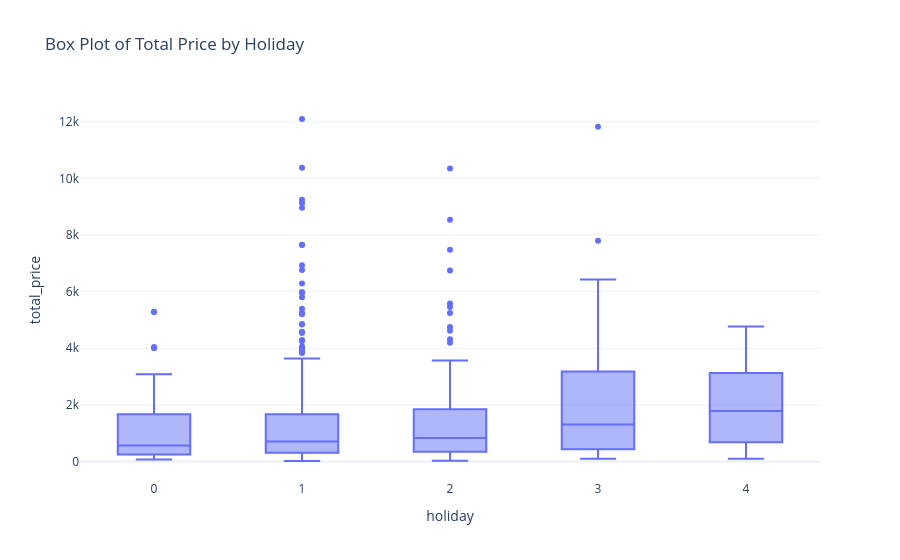

The notebook cell saved with this chart:
### Code cell
fig = px.box(data, x='holiday',
             y='total_price',
             title = 'Box Plot of Total Price by Holiday')
fig.show()

### Figure 1 — Plotly figure (JSON) as saved in the notebook; plotly's stock layout.template omitted (floating-point values rounded to 4 significant figures; data arrays with more than 128 entries replaced by an {"elided": "..."} marker saying what was removed)
{"data": [{"alignmentgroup": "True", "hovertemplate": "holiday=%{x}<br>total_price=%{y}<extra></extra>", "legendgroup": "", "marker": {"color": "#636efa"}, "name": "", "notched": false, "offsetgroup": "", "orientation": "v", "showlegend": false, "type": "box", "x": {"elided": "676 int values"}, "x0": " ", "xaxis": "x", "y": {"elided": "676 float values"}, "y0": " ", "yaxis": "y"}], "layout": {"boxmode": "group", "legend": {"tracegroupgap": 0}, "title": {"text": "Box Plot of Total Price by Holiday"}, "xaxis": {"anchor": "y", "domain": [0, 1], "title": {"text": "holiday"}}, "yaxis": {"anchor": "x", "domain": [0, 1], "title": {"text": "total_price"}}}}
